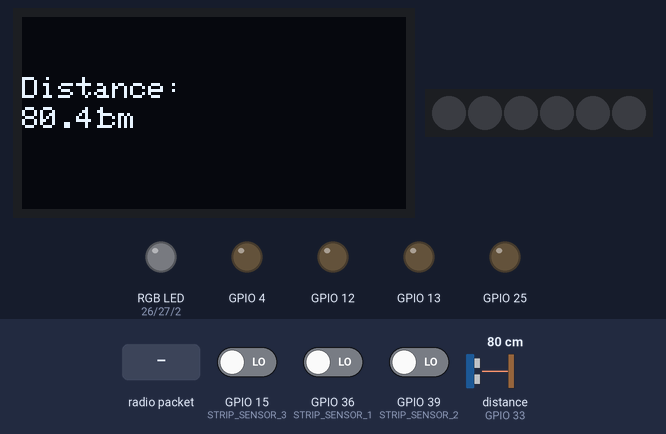
A sketch run on a simulated ESP32. On the bench: 128×64 one-colour display, 6 RGB LEDs in strip order, left to right, an RGB LED mixed from three pins (HIGH = lit), output pins drawn as LEDs (lit = HIGH). Wiring (inferred from the names in the program): ultrasonic range finder: trigger GPIO 32; echo GPIO 33. The inputs (shaded band) are chosen by the test bench; at power-on: GPIO 15 (STRIP_SENSOR_3) LOW, distance to the obstacle (sensor on GPIO 33) 80 cm, GPIO 36 (STRIP_SENSOR_1) LOW, GPIO 39 (STRIP_SENSOR_2) LOW. The echo pulse lasts 58.3 µs per cm; the audio player accepts every command and is not drawn; pins used as bus, display or sensor lines are not drawn.

Above: at 1.9 s.
2.0 s: GPIO 15 (STRIP_SENSOR_3) driven HIGH
At 4.6 s:
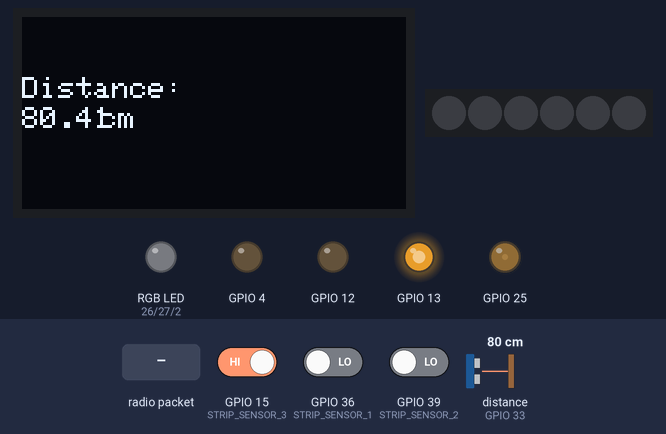
5.0 s: distance to the obstacle (sensor on GPIO 33) set to 11 cm
At 5.8 s:
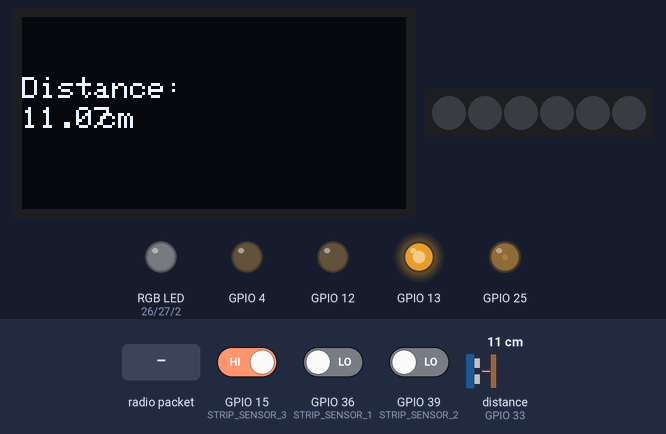
6.5 s: distance to the obstacle (sensor on GPIO 33) set to 8 cm
At 7.8 s:
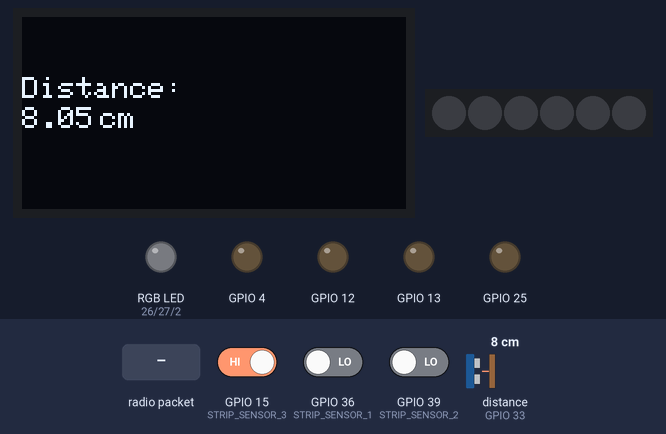
8.1 s: radio packet "Stop received" arrives
At 10.1 s:
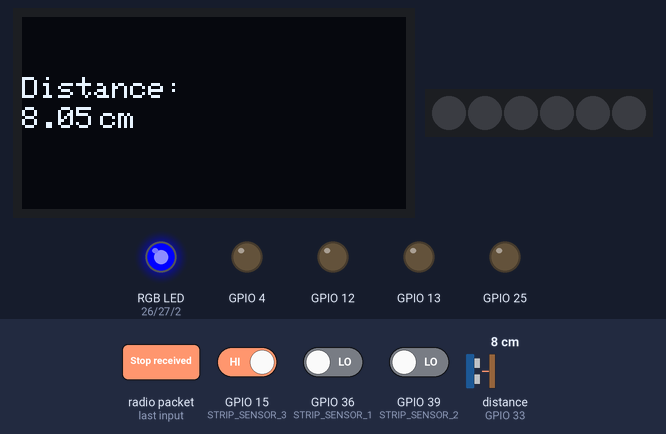
11.1 s: radio packet "Start received" arrives
At 11.7 s:
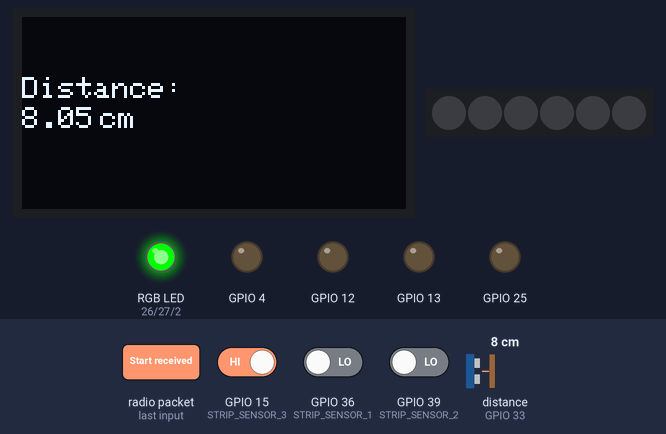
12.6 s: distance to the obstacle (sensor on GPIO 33) set to 18 cm
At 14.1 s:
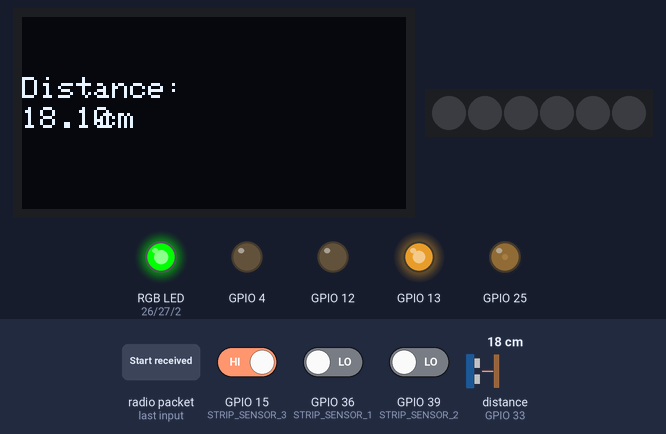
Timing chart, 0 to 15.2 s (numbered marks = the images above; inputs shaded):
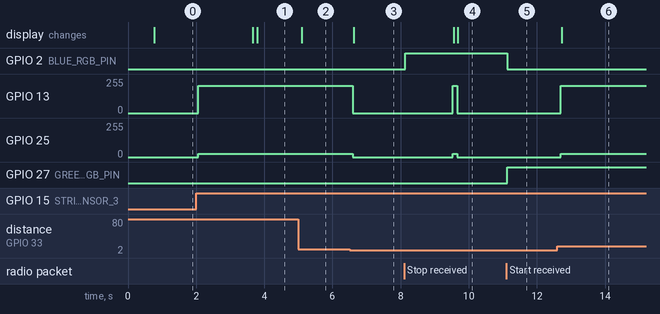

The sketch:

TiutaMasterWithStrip.ino
```cpp
#include <Wire.h>
#include <Adafruit_GFX.h>
#include <Adafruit_SH110X.h>
#include <WiFi.h>
#include <esp_now.h>
#include <Adafruit_NeoPixel.h>
#include "DFRobotDFPlayerMini.h" // library

// OLED pins
#define i2c_Address 0x3c // OLED screen I2C address
#define SCREEN_WIDTH 128
#define SCREEN_HEIGHT 64
#define OLED_RESET -1

//Ultrasonic Pins
#define triger_Pin 32
#define echo_Pin 33

#define MIN_DISTANCE 10 // Minimum distance for stop function

// IR Sensor Pins
#define STRIP_SENSOR_1 36
#define STRIP_SENSOR_2 39
#define STRIP_SENSOR_3 15
#define STRIP_SENSOR_4 5

// Motors pins
#define Motor_B1 12
#define Motor_F1 13
#define Motor_B2 4
#define Motor_F2 25

#define Resolution 8
#define Freq 1000

#define PWM_CHANNEL_B1 0
#define PWM_CHANNEL_F1 1
#define PWM_CHANNEL_B2 2
#define PWM_CHANNEL_F2 3

//RGB pins
#define BLUE_RGB_PIN 2
#define RED_RGB_PIN 26
#define GREEN_RGB_PIN 27

#define NEOPIXEL_PIN 5
#define NUM_PIXELS 6

#define LDR 34 //LDR pins

#define RECORDING_TIME 2000

HardwareSerial mp3Serial(1);  //  Defines UART1 for communicating with DFPlayer Mini
DFRobotDFPlayerMini mp3;      // Create an object to control mp3

float speed = 0.5; //speed for DC motors

bool flagOB = true;
bool flagLDR = true;
bool flagMSG = true;

char lastReceivedMsg[20] = ""; // Stores the last received message

uint8_t slaveAddress[] = {0xFC, 0xE8, 0xC0, 0x91, 0x6D, 0x54};

Adafruit_NeoPixel NeoPixel(NUM_PIXELS, NEOPIXEL_PIN, NEO_GRB + NEO_KHZ800); // Creating an object for the neoPixel

Adafruit_SH1106G display = Adafruit_SH1106G(SCREEN_WIDTH, SCREEN_HEIGHT, &Wire, OLED_RESET); // Creating an object for communication with the OLED screen
/*
void headLights(float distance)
{
  NeoPixel.clear();
  if ((digitalRead(LDR) == LOW && distance < MIN_DISTANCE) || (digitalRead(LDR) == LOW)) // Night and stop or night -> all leds
  {
    // Turn on all the light since it is noght and stop the lights

    // The front leds will be white (because of the blue tint we put it on 150)
    NeoPixel.setPixelColor(0, NeoPixel.Color(255, 255, 150));
    NeoPixel.setPixelColor(1, NeoPixel.Color(255, 255, 150));
    NeoPixel.setPixelColor(2, NeoPixel.Color(255, 255, 150));
    NeoPixel.setPixelColor(3, NeoPixel.Color(255, 255, 150));

    // The back leds will be red
    NeoPixel.setPixelColor(4, NeoPixel.Color(128, 0, 0));
    NeoPixel.setPixelColor(5, NeoPixel.Color(128, 0, 0));

    NeoPixel.show(); // update to the NeoPixel Led Strip

  }

  else if (digitalRead(LDR) == HIGH && distance < MIN_DISTANCE) // Light and stop -> only back leds
  {
    // Only the back leds will be red
    NeoPixel.setPixelColor(4, NeoPixel.Color(255, 0, 0));
    NeoPixel.setPixelColor(5, NeoPixel.Color(255, 0, 0));

    NeoPixel.show(); // update to the NeoPixel Led Strip
  }

  else
  {
    NeoPixel.clear();
    NeoPixel.show();
  }

}

void dayNightMode()
{
  if ((digitalRead(LDR) == LOW))
  {
    if(flagLDR)
    {
      mp3.play(2);// Play the second MP3 file (0002.mp3)
      flagLDR = false;
    }
  }

  else
  {
    if(flagLDR)
    {
      mp3.play(3);// Play the third MP3 file (0003.mp3)
      flagLDR = false;
    }
  }
}
*/
void displayDistance(String title, float distance)
{
  display.clearDisplay();               // Clear the OLED display
  display.setTextSize(1);              // Set text size
  display.setCursor(0, 20);             // Set cursor position
  display.println(title);              // Print title
  display.setCursor(0, 30);           // Move cursor to next line
  display.println(distance);
  display.setCursor(20, 30);
  display.print(" cm");           // Print the message
  display.display();                   // Update the display
}

void displayMessage(String title, String message)
{
  display.clearDisplay();               // Clear the OLED display
  display.setTextSize(1);              // Set text size
  display.setCursor(0, 0);             // Set cursor position
  display.println(title);              // Print title
  display.setCursor(0, 10);           // Move cursor to next line
  display.println(message);           // Print the message
  display.display();                   // Update the display
}


void onDataSent(const uint8_t *mac_addr, esp_now_send_status_t status)
{

}


void onDataRecv(const esp_now_recv_info_t *mac, const uint8_t *incomingData, int len)
{
  char receivedMsg[len + 1];
  memcpy(receivedMsg, incomingData, len);
  receivedMsg[len] = '\0';

  if (strcmp(receivedMsg, lastReceivedMsg) != 0) // Check if the message changed
    {
      strcpy(lastReceivedMsg, receivedMsg); // Update last received message
      flagMSG = true; // Reset the flag since the message has changed
    }

  if (strcmp(receivedMsg, "Stop received") == 0)
  {
    // Turn on blue light to indicate stopping
    digitalWrite(RED_RGB_PIN, LOW);
    digitalWrite(GREEN_RGB_PIN, LOW);
    digitalWrite(BLUE_RGB_PIN, HIGH);

    if(flagMSG)
    {
      mp3.play(4);// Play the third MP3 file (0003.mp3)
      flagMSG = false;
    }
  }

  else if (strcmp(receivedMsg, "Start received") == 0)
  {
    // Turn on green light to indicate stopping
    digitalWrite(RED_RGB_PIN, LOW);
    digitalWrite(GREEN_RGB_PIN, HIGH);
    digitalWrite(BLUE_RGB_PIN, LOW);

    if(flagMSG)
    {
      mp3.play(4);// Play the third MP3 file (0003.mp3)
      flagMSG = false;
    }

  }
}

float calculateDistance()
{
  digitalWrite(triger_Pin, LOW);
  delayMicroseconds(2);
  digitalWrite(triger_Pin, HIGH);
  delayMicroseconds(10);
  digitalWrite(triger_Pin, LOW);
  float Duration = pulseIn(echo_Pin, HIGH);
  float distance = Duration / 58.0;
  return distance;
}
/*
void stopMotors()
{
  // stooping the motors is the same as setting the pwm to 0 which is what we did here
  speed = 0;
  ledcWriteChannel(PWM_CHANNEL_F1, speed*255);
  ledcWriteChannel(PWM_CHANNEL_F2, speed*255);

  ledcWriteChannel(PWM_CHANNEL_B1, 0);
  ledcWriteChannel(PWM_CHANNEL_B2, 0);
}

void moveForward()
{
  speed = 0.5;
  ledcWriteChannel(PWM_CHANNEL_F1, speed*255);
  ledcWriteChannel(PWM_CHANNEL_F2, speed*255);

  ledcWriteChannel(PWM_CHANNEL_B1, 0);
  ledcWriteChannel(PWM_CHANNEL_B2, 0);
}
*/
void motorsWrite(float m1, float m2, float m3, float m4) {
  ledcWrite(Motor_F1, m1 * 255);
  ledcWrite(Motor_F2, m2 * 255);
  ledcWrite(Motor_B1, m3 * 255);
  ledcWrite(Motor_B2, m4 * 255);
}

void moveAccordingToStrip()
{
  // Drive forward
  if (digitalRead(STRIP_SENSOR_2) && digitalRead(STRIP_SENSOR_3))
  {
    motorsWrite(0.4, 0.4, 0, 0);

  // Extreme correcting to the left at the start, when the middle sensors see the line
   if(digitalRead(STRIP_SENSOR_4))
   {
    motorsWrite(1,0,0,0);
   }

   // Extreme correcting to the right at the start, when the middle sensors see the line
   else if(digitalRead(STRIP_SENSOR_1))
   {
    motorsWrite(0,1,0,0);
   }
  }

  // Extreme correcting to the left in the end, when only STRIP_SENSOR_4 is able to see the line
  else if(digitalRead(STRIP_SENSOR_4))
  {
    motorsWrite(1,0,0,0);
    if (!digitalRead(STRIP_SENSOR_4)) // A case in which the turn is wide and no sensor can see the line
    {
      while(!digitalRead(STRIP_SENSOR_2) && !digitalRead(STRIP_SENSOR_3)); // keep turning until it sees the line
    }

  }

  // Extreme correcting to the right in the end, when only STRIP_SENSOR_1 is able to see the line
  else if(digitalRead(STRIP_SENSOR_1))
  {
    motorsWrite(0,1,0,0);
    if (!digitalRead(STRIP_SENSOR_1)) // A case in which the turn is wide and no sensor can see the line
    {
      while(!digitalRead(STRIP_SENSOR_2) && !digitalRead(STRIP_SENSOR_3)); // keep turning until it sees the line
    }
  }

  // Minor correcting to the left, when the car moves a bit, when there are twists.
  else if (digitalRead(STRIP_SENSOR_3))
  {
    motorsWrite(0.8, 0.1, 0, 0);
  }

  // Minor correcting to the right, when the car moves a bit, when there are twists.
  else if (digitalRead(STRIP_SENSOR_2))
  {
    motorsWrite(0.1, 0.8, 0, 0);
  }

  // Stop
  else
  {
    motorsWrite(0, 0, 0, 0);
  }
}

void setup()
{
  // Initialize all LEDs as output
  pinMode(RED_RGB_PIN, OUTPUT);
  pinMode(GREEN_RGB_PIN, OUTPUT);
  pinMode(BLUE_RGB_PIN, OUTPUT);

  // Turn all LEDs off initially
  digitalWrite(RED_RGB_PIN, LOW);
  digitalWrite(GREEN_RGB_PIN, LOW);
  digitalWrite(BLUE_RGB_PIN, LOW);

  // Initialize the display
  display.begin(i2c_Address,true);
  display.clearDisplay();
  display.setTextColor(SH110X_WHITE);

  WiFi.mode(WIFI_STA);

  if (esp_now_init() != ESP_OK)
  {
    displayMessage("Error", "Init ESP-NOW");
    return;
  }

  esp_now_register_send_cb(onDataSent);
  esp_now_register_recv_cb(onDataRecv);

  esp_now_peer_info_t peerInfo = {};
  memcpy(peerInfo.peer_addr, slaveAddress, 6);
  peerInfo.channel = 0;
  peerInfo.encrypt = false;

  if (esp_now_add_peer(&peerInfo) != ESP_OK)
  {
    displayMessage("Error", "Add Peer Fail");
    return;
  }

  pinMode(triger_Pin, OUTPUT);
  pinMode(echo_Pin, INPUT);

  ledcAttachChannel(Motor_B1 , Freq, Resolution, PWM_CHANNEL_B1);
  ledcAttachChannel(Motor_F1 , Freq, Resolution, PWM_CHANNEL_F1);
  ledcAttachChannel(Motor_B2 , Freq, Resolution, PWM_CHANNEL_B2);
  ledcAttachChannel(Motor_F2 , Freq, Resolution, PWM_CHANNEL_F2);

  pinMode(STRIP_SENSOR_1, INPUT);
  pinMode(STRIP_SENSOR_2, INPUT);
  pinMode(STRIP_SENSOR_3, INPUT);
  pinMode(STRIP_SENSOR_4, INPUT);


  NeoPixel.begin(); // initialize NeoPixel strip object (REQUIRED)
  delay (200);

  NeoPixel.clear(); // Start the program with lights off
  NeoPixel.show(); // update to the NeoPixel Led Strip

  pinMode(LDR, INPUT); // Init the LDR

  // Start Serial communication with DFPlayer Mini
  mp3Serial.begin(9600, SERIAL_8N1, 16, 17);  //rx=16, tx=17

  mp3.begin(mp3Serial); // Initialize DFPlayer Mini
  mp3.volume(30); // Set volume to 30
}


void loop()
{
  //dayNightMode();
  float distance = calculateDistance();
  //headLights(distance);

  if (distance < MIN_DISTANCE)
  {
    const char *message = "Stop";
    esp_now_send(slaveAddress, (uint8_t *)message, strlen(message));
    //stopMotors();
    motorsWrite(0, 0, 0, 0);
    displayDistance("Distance:" , distance);

  }

  else
  {
    const char *message = "Start";
    esp_now_send(slaveAddress, (uint8_t *)message, strlen(message));
    //moveForward();
    moveAccordingToStrip();
    displayDistance("Distance:" , distance);
  }

  delay(100);
}
```

Measured:
- the behaviour switches between 10 and 9 cm on distance to the obstacle (sensor on GPIO 33) (found by bisection; images 2 and 3)
- after the input at 2.0 s, GPIO 13: 0/255 → 203/255 after 0.06 s; GPIO 25: 0/255 → 25/255 after 0.06 s; the display: first changes after 1.7 s (image 1 shows a later state)
- after the input at 5.0 s, the display: changes after 0.09 s (image 2)
- after the input at 6.5 s, GPIO 13: 203/255 → 0/255 after 0.09 s; GPIO 25: 25/255 → 0/255 after 0.09 s; the display: changes after 0.12 s (image 3)
- after the input at 8.1 s, GPIO 2 (BLUE_RGB_PIN): LOW → HIGH at once; GPIO 13: 0/255 → 203/255 after 1.4 s, → 0/255 0.13 s later; GPIO 25: 0/255 → 25/255 after 1.4 s, → 0/255 0.13 s later; the display: first changes after 1.5 s (image 4 shows a later state)
- after the input at 11.1 s, GPIO 2 (BLUE_RGB_PIN): HIGH → LOW at once; GPIO 27 (GREEN_RGB_PIN): LOW → HIGH at once
- after the input at 12.6 s, GPIO 13: 0/255 → 203/255 after 0.10 s; GPIO 25: 0/255 → 25/255 after 0.10 s; the display: changes after 0.13 s (image 6)
